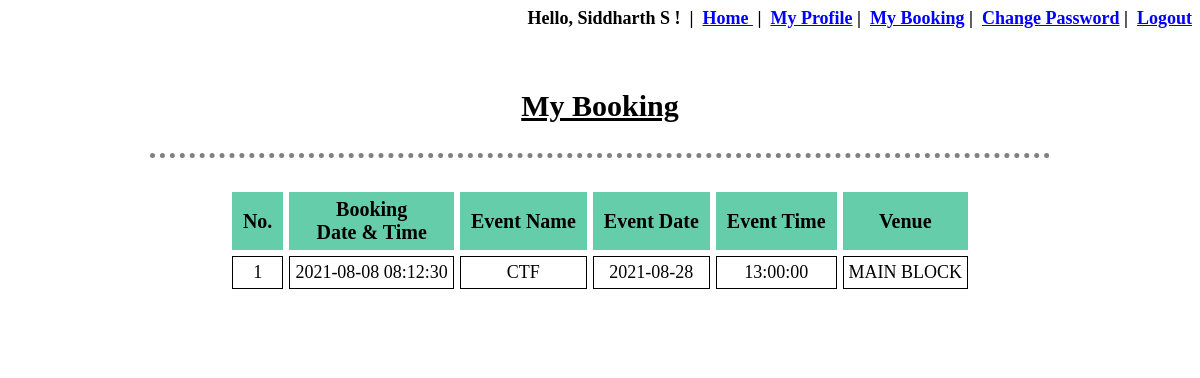
Page /my_booking.php (signed in) on the committed database.
### tables this page shows
CREATE TABLE `booking_details` (
  `BookingID` int(10) NOT NULL,
  `BookingTimeStamp` timestamp NOT NULL DEFAULT current_timestamp(),
  `UserID` varchar(10) NOT NULL,
  `EventID` int(10) NOT NULL
);

CREATE TABLE `event_details` (
  `EventID` int(10) NOT NULL,
  `EventName` varchar(100) NOT NULL,
  `EventDate` date NOT NULL,
  `EventTime` time NOT NULL,
  `EventCategory` varchar(100) NOT NULL,
  `EventDescription` text NOT NULL,
  `EventTicketPrice` double NOT NULL,
  `EventTicketTotal` int(11) NOT NULL,
  `EventTicketSold` int(11) NOT NULL,
  `VenueID` int(10) NOT NULL,
  `UserID` varchar(10) NOT NULL
);

CREATE TABLE `venue_details` (
  `VenueID` int(11) NOT NULL,
  `VenueName` varchar(80) NOT NULL,
  `VenueInfo` varchar(100) NOT NULL
);

### my_booking.php (the view, shortened to what this page needs)
<?php
	include "database/connect.php";
	include 'session.php';
	$uid=$_SESSION['UserID'];
?>
<!DOCTYPE html>
<html>
<head>
</head>
<body background="image\bgc.png">
	<div id="view" align="center">
		<p style="padding-top: 30px; text-decoration: underline; font-size: 30px;font-weight: 900">My Booking</p>
		<hr>
		<table align="center" cellpadding="6px" cellspacing="6px">
			<tr>
				<th>No.</th>
				<th>Booking<br>Date & Time</th>
				<th>Event Name</th>
				<th>Event Date</th>
				<th>Event Time</th>
				<th>Venue</th>
			</tr>
			<?php
				$count=0;
				$conn = mysqli_connect($servername, $username, $password, $dbname);
				$read_user_booking = "SELECT * FROM booking_details WHERE UserID='$uid'";
				$result_read_user_booking = mysqli_query($conn, $read_user_booking);
				if ($result_read_user_booking){
					while($row = mysqli_fetch_array($result_read_user_booking, MYSQLI_ASSOC)){
						$eid=$row['EventID'];
						$count=$count+1;
						echo "<tr>";
						echo "<td>".$count."</td>";
						echo "<td>".$row['BookingTimeStamp']."</td>";
						$read_event_detail = "SELECT * FROM event_details WHERE EventID='$eid'";
						$result_read_event_detail = mysqli_query($conn, $read_event_detail);
						if ($result_read_event_detail){
							while($row1 = mysqli_fetch_array($result_read_event_detail, MYSQLI_ASSOC)){
								$vid=$row1['VenueID'];
								echo "<td>".$row1['EventName']."</td>";
								echo "<td>".$row1['EventDate']."</td>";
								echo "<td>".$row1['EventTime']."</td>";
								$read_venue_detail = "SELECT * FROM venue_details WHERE VenueID='$vid'";
								$result_read_venue_detail = mysqli_query($conn, $read_venue_detail);
								if ($result_read_event_detail){
									while($row2 = mysqli_fetch_array($result_read_venue_detail, MYSQLI_ASSOC)){
										echo "<td>".$row2['VenueName']."</td>";
									}
								}
							}
						}
						echo "</tr>";
					}
				}
			?>
		</table>
	</div>
</body>
</html>

### my_booking.php (style rules this page uses)
table { max-width: 1200px; margin-bottom:50px; margin-left:auto; margin-right:auto; background-color: white; text-align:center; padding-top: 10px; padding-left: 20px; padding-right: 20px; }
th { background-color: #66CDAA; border:1px solid #66CDAA; font-size: 20px; text-align: center; padding: 5px 10px; }
td { border:1px solid black; font-size: 18px; font-family: Times New Roman; padding: 5px 5px; }
div { margin: auto; padding-bottom: 5px; min-width: 50%; max-width: 80%; background-color: white; }
hr { border-top: 5px dotted grey; border-bottom: none; border-left: none; border-right: none; width: 95%; padding-top: 10px }

### rows in the picture
booking_details: BookingTimeStamp "2021-08-08 08:12:30"
event_details: EventName "CTF", EventDate "2021-08-28", EventTime "13:00:00"
venue_details: VenueName "MAIN BLOCK"

### other values in the picture
$_SESSION['UserFullName'] "Siddharth S"
